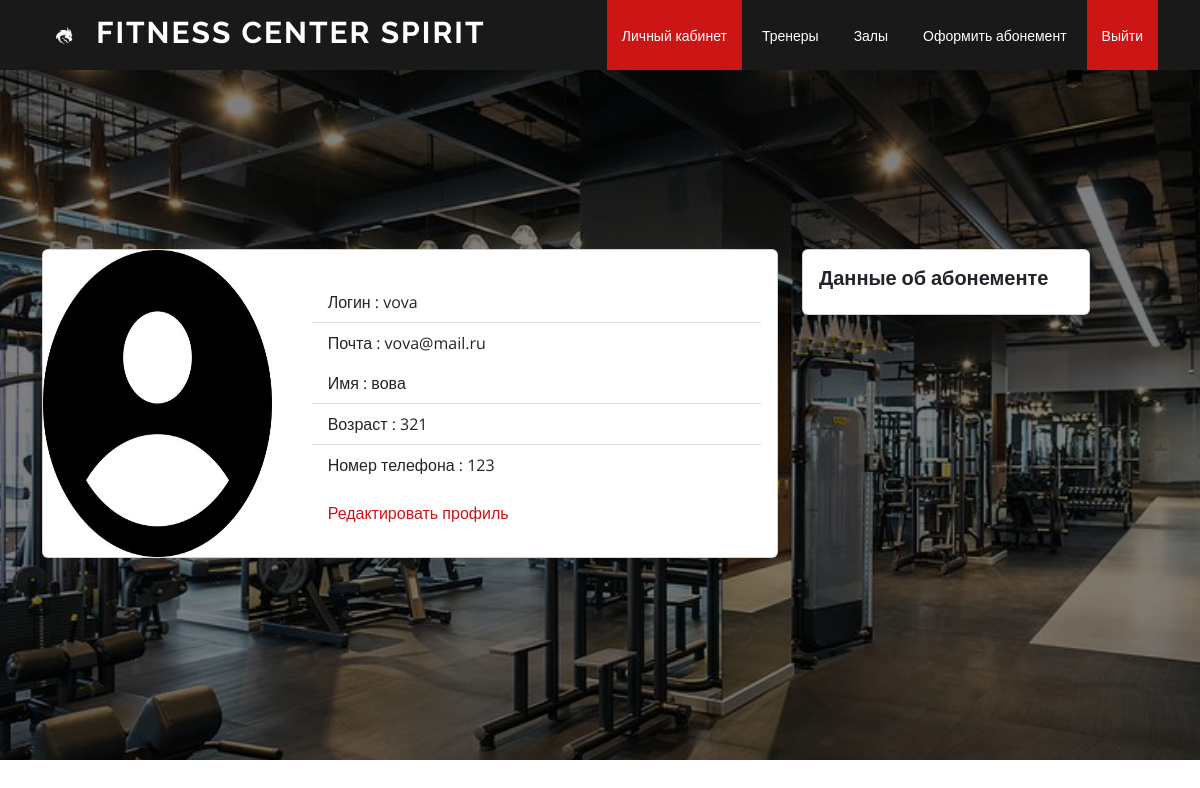
/profile (signed in), run on an earlier commit of the app's database.
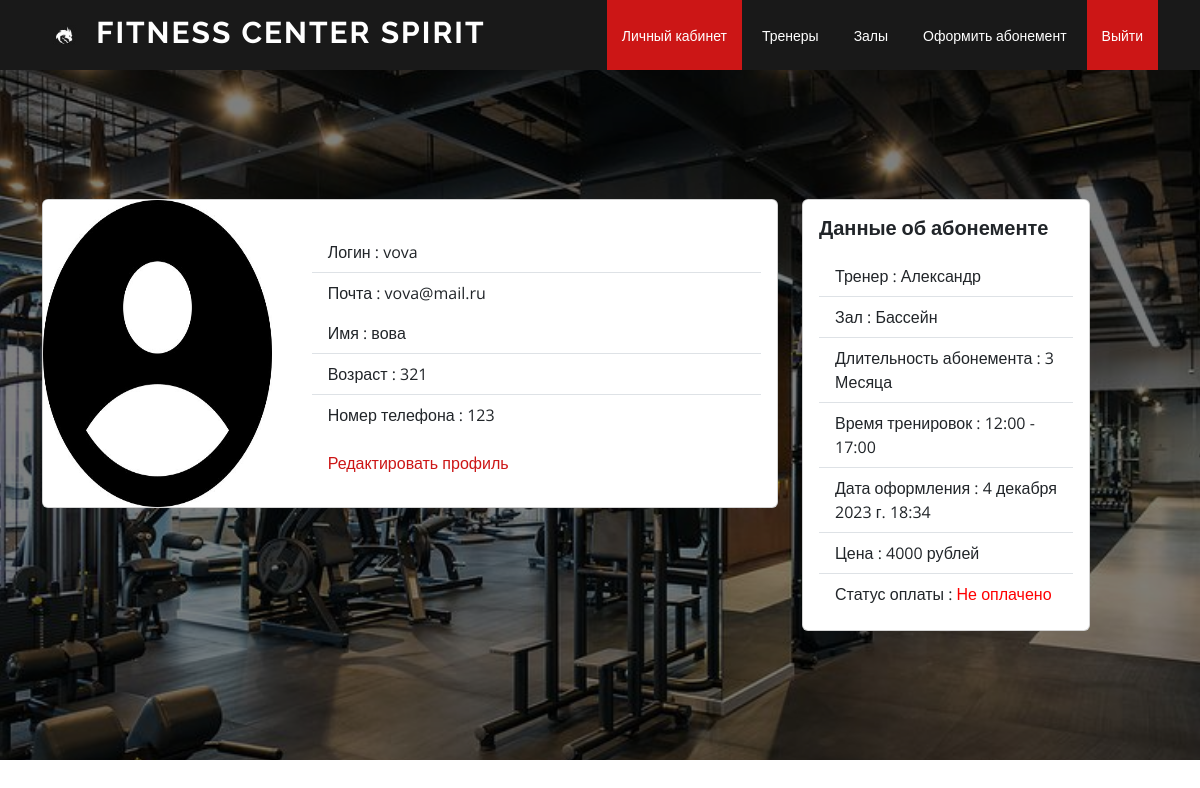
And on a later commit of the database.
### main/models.py (models this page shows, shortened)
class Profile(models.Model):
    user = models.OneToOneField(User, on_delete=models.CASCADE)
    name = models.CharField(max_length=30, blank=True)
    phone_number = models.IntegerField(null=True, blank=True)
    age = models.IntegerField(null=True, blank=True)
    image = models.ImageField(null=True, blank=True, upload_to='coachs/')
    class Meta:
        verbose_name = 'Профиль'
        verbose_name_plural = 'Профили'

class Card(models.Model):
    user = models.OneToOneField(User, null=True, on_delete=models.CASCADE)
    gym = models.ForeignKey(Gym, on_delete=models.CASCADE)
    coach = models.ForeignKey(Coach, on_delete=models.CASCADE)
    schedule = models.ForeignKey(Schedule, on_delete=models.CASCADE, blank=True, null=True)
    duration = models.ForeignKey(CardPlan, on_delete=models.CASCADE, blank=True, null=True)
    IssueDate = models.DateTimeField(auto_now_add=True, blank=True, null=True)
    price = models.IntegerField('Цена')
    is_payed = models.BooleanField('Статус оплаты', blank=True, default=False)
    class Meta:
        verbose_name = 'Абонемент'
        verbose_name_plural = 'Абонементы'

class Coach(models.Model):
    name = models.CharField('Имя тренера', max_length=30)
    age = models.IntegerField('Возраст', null=True, blank=True)
    qualification = models.CharField('Специализация', max_length=30, null=True, blank=True)
    experience = models.CharField('Опыт работы', max_length=30, null=True, blank=True)
    gym = models.ManyToManyField(Gym, related_name='Залы')
    image = models.ImageField(null=True, blank=True, upload_to='coachs/')
    is_coach = models.BooleanField('без тренера', blank=True, default=False)
    def __str__(self):
        return self.name
    class Meta:
        verbose_name = 'Тренер'
        verbose_name_plural = 'Тренеры'

class Gym(models.Model):
    name = models.CharField('Название зала', max_length=30)
    workouts = models.ManyToManyField(Workouts, related_name='Тренировки')
    price = models.IntegerField('Цена', null=True)
    image = models.ImageField(null=True, blank=True, upload_to='coachs/')
    def __str__(self):
        return self.name
    class Meta:
        verbose_name = 'Зал'
        verbose_name_plural = 'Залы'

class CardPlan(models.Model):
    duration = models.CharField('Длительность', max_length=30)
    price = models.IntegerField('Цена')
    def __str__(self):
        return self.duration
    class Meta:
        verbose_name = 'План абонемента'
        verbose_name_plural = 'Планы абонементов'

class Schedule(models.Model):
    coach = models.ForeignKey(Coach, on_delete=models.CASCADE)
    gym = models.ForeignKey(Gym, on_delete=models.CASCADE)
    start = models.CharField("Время тренировки",max_length=30)
    number = models.IntegerField('Количество человек', blank=True, default=0)
    is_busy = models.BooleanField('Время переполнено', blank=True, default=False)
    class Meta:
        verbose_name = 'Расписание'
        verbose_name_plural = 'Расписание'

### main/views.py (the view)
# urls.py: path('profile', profile, name='profile'),
def profile(request):
    username = request.user
    posts = User.objects.filter(username=username)
    profile = Profile.objects.filter(user=username)
    cards = Card.objects.filter(user=username)
    context = {'posts': posts, 'profile': profile, 'cards': cards}
    return render(request, 'main/profile.html', context)

### main/templates/main/profile.html (shortened to what this page needs)
{% extends 'main/base.html' %}
{% block hero %}
<section id="hero" class="d-flex align-items-center">
    <div class="container position-relative" data-aos="fade-up" data-aos-delay="100">
        <div class="row">
            <div class="col-md-8">
                <div class="card mb-4" style="max-width: 900px;">
                    <div class="row">
                        <div class="col-md-4">
                            {% for prof in profile %}
                                {% if prof.image %}
                                    <img src="{{prof.image.url}}" class="card-img" alt="" style="height: 100%;">
                                {% else %}
                                    <img src="static/main/image/загружено.jpg" class="card-img" alt=""
                                         style="height: 100%;">
                                {% endif %}
                            {% endfor %}
                        </div>
                        <div class="col-md-8">
                            <div class="card-body">
                                {% for post in posts %}
                                    <ul class="list-group list-group-flush">
                                        <li class="list-group-item">Логин : {{post.username}}</li>
                                        <li class="list-group-item">Почта : {{post.email}}</li>
                                    </ul>
                                {% endfor %}
                                {% for prof in profile %}
                                    <ul class="list-group list-group-flush">
                                        <li class="list-group-item">Имя : {{prof.name}}</li>
                                        <li class="list-group-item">Возраст : {{prof.age}}</li>
                                        <li class="list-group-item">Номер телефона : {{prof.phone_number}}</li>
                                    </ul>
                                    <div class="card-body">
                                        <a href="/update" class="card-link">Редактировать профиль</a>
                                    </div>
                                {% endfor %}
                            </div>
                        </div>
                    </div>
                </div>
            </div>
            <div class="col-md-4">
                <div class="card" style="width: 18rem;">
                    <div class="card-body">
                        <h5 class="card-title"><b>Данные об абонементе</b></h5>
                        {% for card in cards %}
                            <ul class="list-group list-group-flush">
                                <li class="list-group-item">Тренер : {{card.coach}}</li>
                                <li class="list-group-item">Зал : {{card.gym}}</li>
                                <li class="list-group-item">Длительность абонемента : {{card.duration}} </li>
                                <li class="list-group-item">Время тренировок : {{card.schedule.start}} </li>
                                <li class="list-group-item">Дата оформления : {{card.IssueDate}} </li>
                                <li class="list-group-item">Цена : {{card.price}} рублей</li>
                                <li class="list-group-item">Статус оплаты :
                                    {% if card.is_payed == False %}
                                        <span style="color: red;">Не оплачено</span> {% else %}
                                        <span style="color: green;">Оплачено</span>
                                    {% endif %}
                                </li>
                            </ul>
                        {% endfor %}
                    </div>
                </div>
            </div>
        </div>
    </div>
</section>
{% endblock hero %}

What changed in the data, as far as the page shows it:
added Card: coach "Александр", gym "Бассейн", duration "3 Месяца", schedule.start "12:00 - 17:00", IssueDate "4 декабря 2023 г. 18:34", price "4000", is_payed "Не оплачено"
